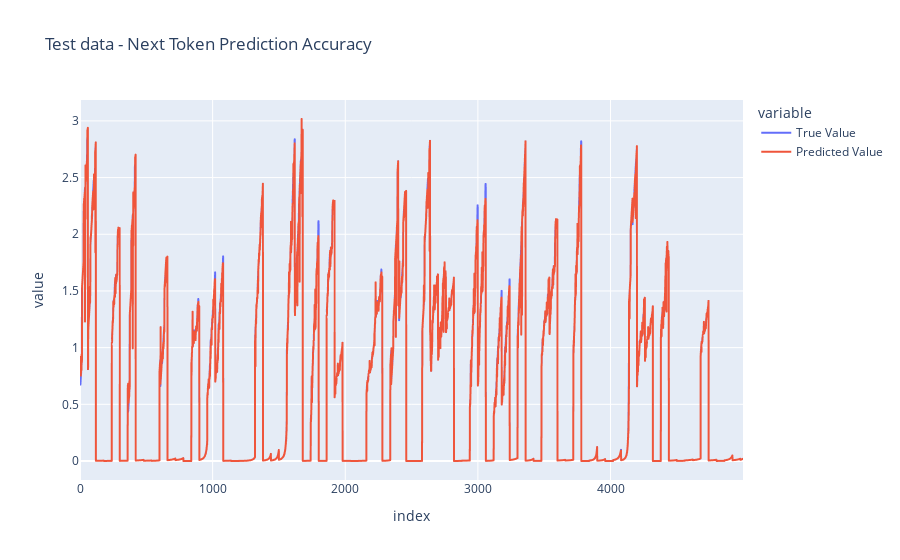

The notebook cell saved with this chart:
### Code cell
df=pd.DataFrame([y_batch, y_predict]).T
df.columns = ['True Value', 'Predicted Value']
fig = px.line(df, labels={ 'x':['Predicted Value','Predicted Value']}, title='Test data - Next Token Prediction Accuracy')
fig.show()

### Figure 1 — Plotly figure (JSON) as saved in the notebook; plotly's stock layout.template omitted (floating-point values rounded to 4 significant figures; data arrays with more than 128 entries replaced by an {"elided": "..."} marker saying what was removed)
{"data": [{"hovertemplate": "variable=True Value<br>index=%{x}<br>value=%{y}<extra></extra>", "legendgroup": "True Value", "line": {"color": "#636efa", "dash": "solid"}, "marker": {"symbol": "circle"}, "mode": "lines", "name": "True Value", "showlegend": true, "type": "scattergl", "x": {"elided": "5000 int values"}, "xaxis": "x", "y": {"elided": "5000 float values"}, "yaxis": "y"}, {"hovertemplate": "variable=Predicted Value<br>index=%{x}<br>value=%{y}<extra></extra>", "legendgroup": "Predicted Value", "line": {"color": "#EF553B", "dash": "solid"}, "marker": {"symbol": "circle"}, "mode": "lines", "name": "Predicted Value", "showlegend": true, "type": "scattergl", "x": {"elided": "5000 int values"}, "xaxis": "x", "y": {"elided": "5000 float values"}, "yaxis": "y"}], "layout": {"legend": {"title": {"text": "variable"}, "tracegroupgap": 0}, "title": {"text": "Test data - Next Token Prediction Accuracy"}, "xaxis": {"anchor": "y", "domain": [0, 1], "title": {"text": "index"}}, "yaxis": {"anchor": "x", "domain": [0, 1], "title": {"text": "value"}}}}
